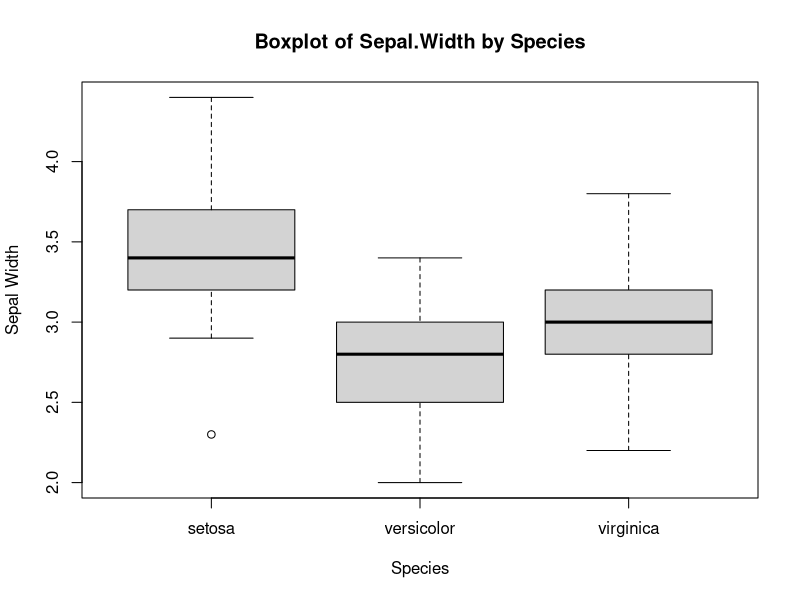
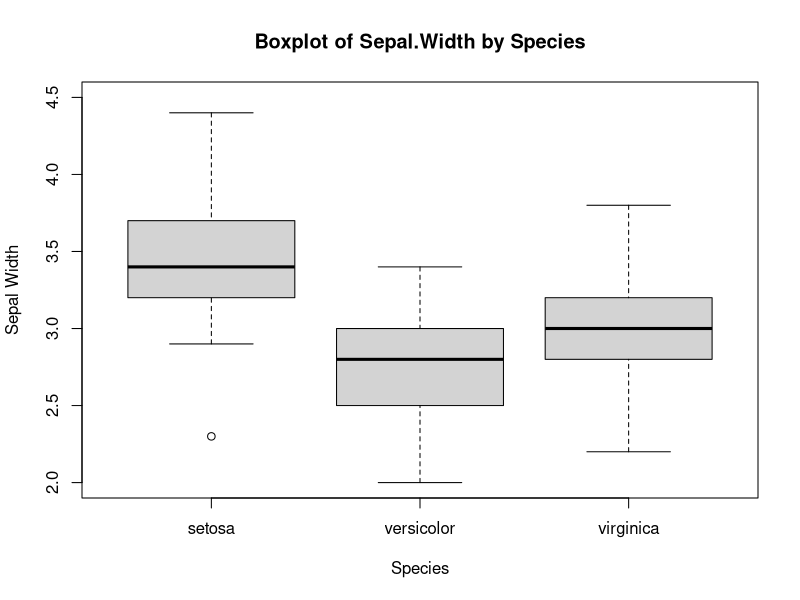
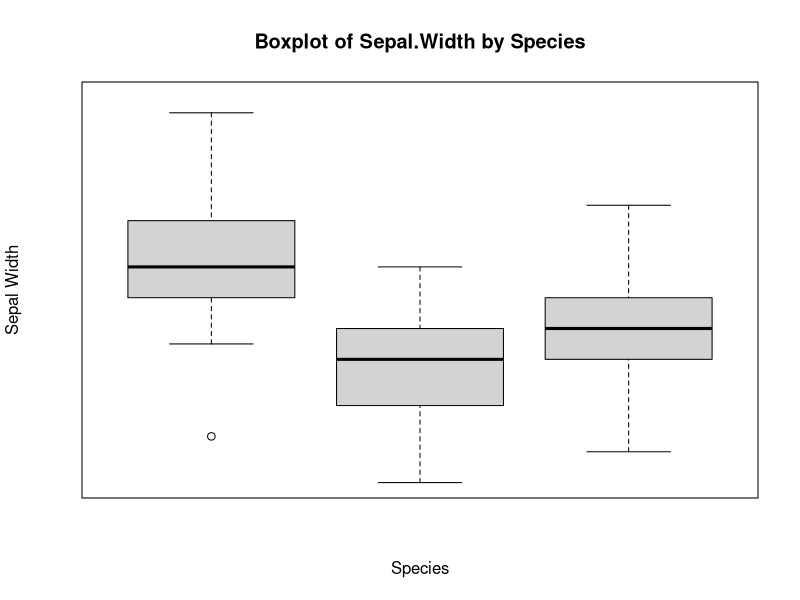
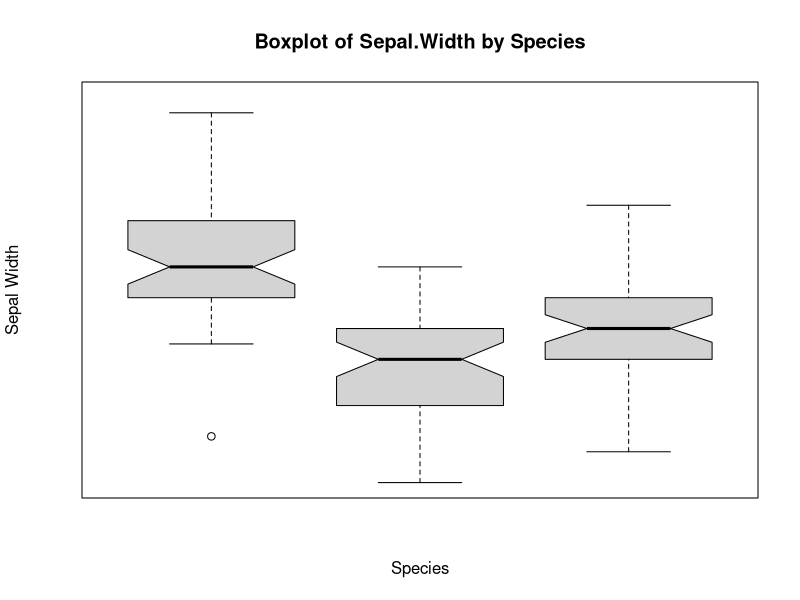
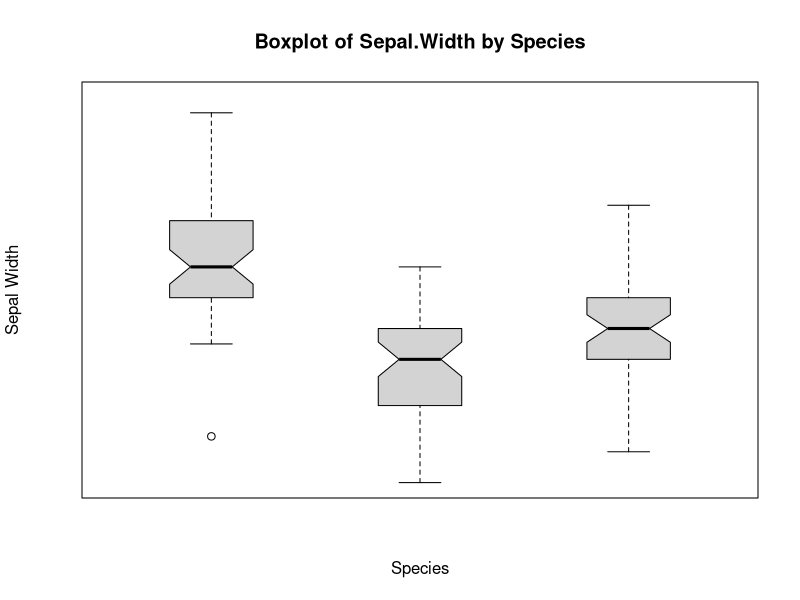
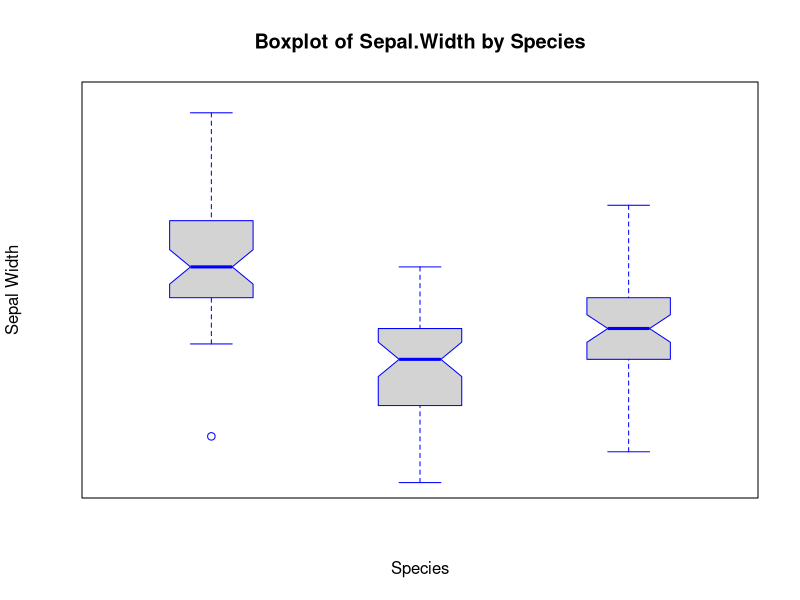
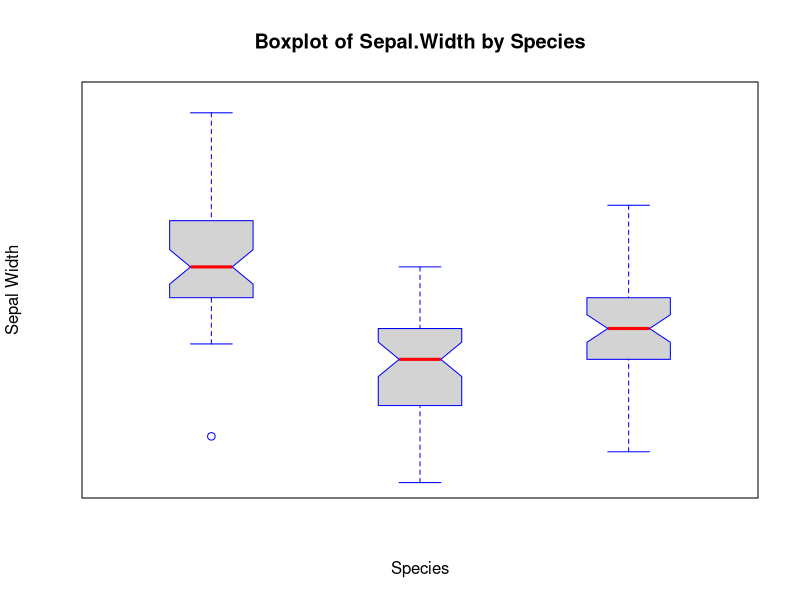
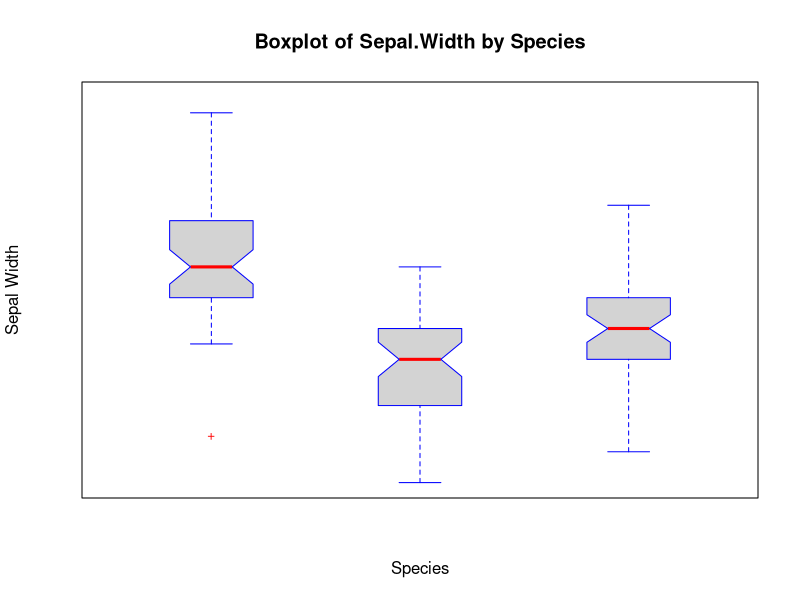

Here is the R script that generated these plots, in order:
## ---- chunk 1
data(iris)

boxplot(Sepal.Width ~ Species, data = iris, 
  main = "Boxplot of Sepal.Width by Species", 
  xlab = "Species", 
  ylab = "Sepal Width")

## ---- chunk 2
data(iris)

boxplot(Sepal.Width ~ Species, data = iris, 
 main = "Boxplot of Sepal.Width by Species", 
 xlab = "Species", 
 ylab = "Sepal Width",
 ylim = c(2, 4.5))
 
## ---- chunk 3
data(iris)

boxplot(Sepal.Width ~ Species, data = iris,
 main = "Boxplot of Sepal.Width by Species",
 xlab = "Species",
 ylab = "Sepal Width",
 ylim = c(2, 4.5),
 xaxt = "n",
 yaxt = "n")
## ---- chunk 4
data(iris)

boxplot(Sepal.Width ~ Species, data = iris, 
 main = "Boxplot of Sepal.Width by Species", 
 xlab = "Species", 
 ylab = "Sepal Width",
 ylim = c(2, 4.5),
 notch = TRUE,
 xaxt = "n",
 yaxt = "n")

## ---- chunk 5
data(iris)

boxplot(Sepal.Width ~ Species, data = iris, 
  main = "Boxplot of Sepal.Width by Species", 
  xlab = "Species", 
  ylab = "Sepal Width",
  ylim = c(2, 4.5),
  notch = TRUE,
  xaxt = "n",
  yaxt = "n",
  boxwex = 0.4)

## ---- chunk 6
data(iris)

boxplot(Sepal.Width ~ Species, data = iris,
 main = "Boxplot of Sepal.Width by Species",
 xlab = "Species",
 ylab = "Sepal Width",
 ylim = c(2, 4.5),
 notch = TRUE,
 xaxt = "n",
 yaxt = "n",
 boxwex = 0.4,
 border = "blue")

## ---- chunk 7
data(iris)

boxplot(Sepal.Width ~ Species, data = iris, 
 main = "Boxplot of Sepal.Width by Species",  
 xlab = "Species", 
 ylab = "Sepal Width",
 ylim = c(2, 4.5),
 notch = TRUE,
 xaxt = "n",
 yaxt = "n",
 boxwex = 0.4,
 border = "blue",
 medcol = "red",
 lwd = 1)

## ---- chunk 8
data(iris)

boxplot(Sepal.Width ~ Species, data = iris, 
  main = "Boxplot of Sepal.Width by Species", 
  xlab = "Species", 
  ylab = "Sepal Width",
  ylim = c(2, 4.5),
  notch = TRUE,
  xaxt = "n",
  yaxt = "n",
  boxwex = 0.4,
  border = "blue",
  medcol = "red",
  lwd = 1,
  col = "lightgray",
  outcol = "red",
  outpch = "+",
  outcex = 0.8)
## ---- chunk 9
data(iris)

boxplot(Sepal.Width ~ Species, data = iris,
        notch = TRUE,
        xaxt = "n",
        yaxt = "n",
        boxwex = 0.4,
        border = "blue",
        medcol = "red",
        lwd = 1,
        col = "lightgray",
        outcol = "red",
        outpch = "+",
        outcex = 0.8,
        main = "",
        xlab = "",
        ylab = "")
title(main = "Boxplot of Sepal Width by Species",
      col.main = "black",
      font.main = 2,
      cex.main = 1.2)

title(ylab = "Sepal Width",
      col.lab = "black",
      font.lab = 2,
      cex.lab = 1.2)

## ---- chunk 10
data(iris)
boxplot(Sepal.Width ~ Species, data = iris, 
        notch = TRUE,
        xaxt = "n",
        yaxt = "n",
        boxwex = 0.4,
        border = "blue",
        medcol = "red",
        lwd = 1, 
        col = "lightgray",
        outcol = "red",
        outpch = "+",
        outcex = 0.8,
        main = "",
        xlab = "",
        ylab = "")

title(main = "Boxplot of Sepal Width by Species", 
      col.main = "black",
      font.main = 2,
      cex.main = 1.2)
title(ylab = "Sepal Width",
      col.lab = "black",
      font.lab = 2,
      cex.lab = 1.2)
axis(side = 1, at = 1:3, labels = levels(iris$Species), col.axis = "black", font.axis = 2, cex.axis = 1.2)
axis(side = 4, col.axis = "black", font.axis = 2, cex.axis = 1.2)

